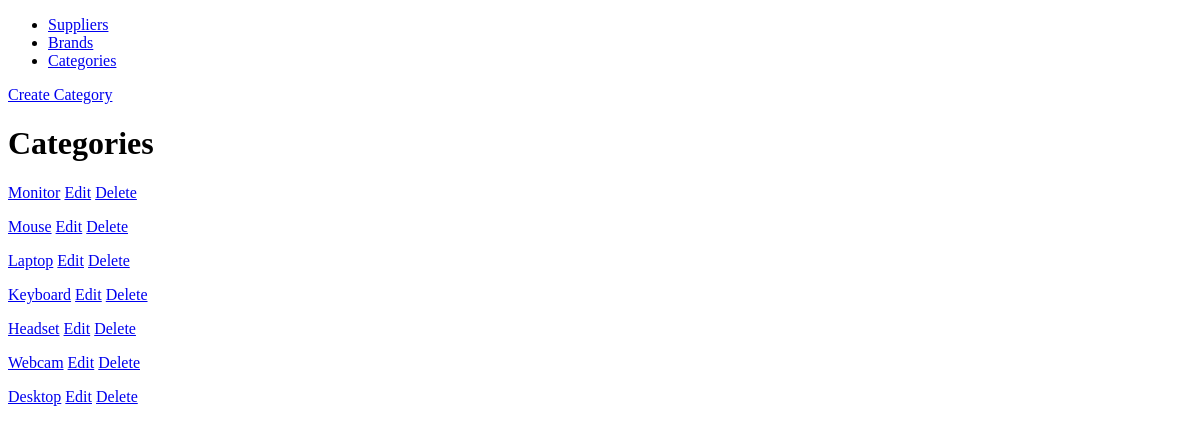
The page /categories/ on the database as committed earlier.
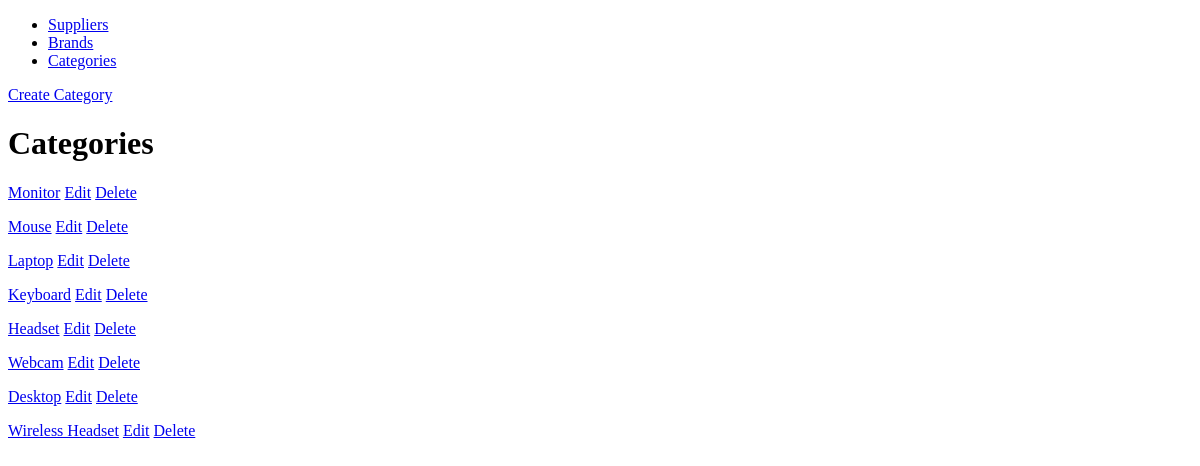
The same page on the database as committed later.
### inventory/models.py (models this page shows, shortened)
class Category(models.Model):
    name = models.CharField(max_length=255)
    parent = models.ForeignKey('self', related_name='parent_cat', null=True, blank=True, on_delete=models.SET_NULL)
    class Meta:
        verbose_name_plural = "Categories"

### inventory/views/category.py (the view)
# urls.py: path('categories/', category.category_list, name="category_list"),
def category_list(request):
    categories = Category.objects.all()
    title = 'Categories'
    context = {'categories': categories, 'title': title}
    return render(request, 'inventory/category/categories.html', context)

### inventory/templates/inventory/category/categories.html
{% extends 'main.html' %}
{% block content %}
<a href="{% url 'create_category' %}">Create Category</a>
<h1>{{ title }}</h1>
{% for category in categories %}
<p><a href="{% url 'view_category' category.id %}">{{ category.name }}</a> <a href="{% url 'edit_category' category.id %}">Edit</a> <a href="{% url 'delete_category' category.id %}">Delete</a></p>
{% endfor %}
{% endblock content %}

Rows that differ between the two databases and show on the page:
added Category: name "Wireless Headset"
